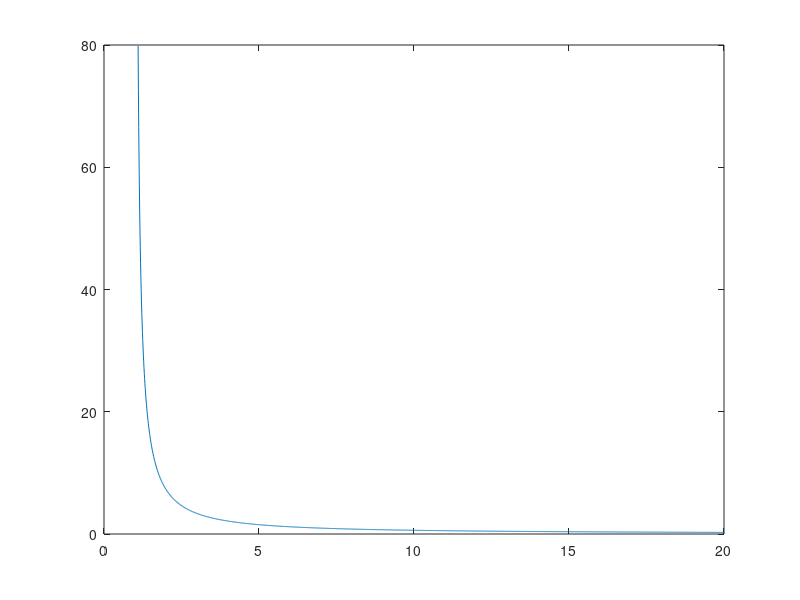

Recreate this plot in MATLAB.
points = {{0.1, 0.236371}, {0.2, 0.223645}, {0.3, 0.211751}, {0.4, ...
  0.200628}, {0.5, 0.190218}, {0.6, 0.180467}, {0.7, 0.171328}, {0.8, ...
  0.162756}, {0.9, 0.154711}, {1., 0.147155}, {1.1, 0.140053}, {1.2, ...
  0.133375}, {1.3, 0.127091}, {1.4, 0.121174}, {1.5, 0.115599}, {1.6, ...
  0.110344}, {1.7, 0.105388}, {1.8, 0.10071}, {1.9, 0.0962923}, {2., ...
  0.0921186}, {2.1, 0.0881731}, {2.2, 0.0844412}, {2.3, ...
  0.0809096}, {2.4, 0.0775658}, {2.5, 0.0743981}, {2.6, ...
  0.0713957}, {2.7, 0.0685486}, {2.8, 0.0658474}, {2.9, ...
  0.0632834}, {3., 0.0608484}, {3.1, 0.0585347}, {3.2, ...
  0.0563354}, {3.3, 0.0542437}, {3.4, 0.0522535}, {3.5, ...
  0.0503589}, {3.6, 0.0485546}, {3.7, 0.0468353}, {3.8, ...
  0.0451965}, {3.9, 0.0436336}, {4., 0.0421424}, {4.1, ...
  0.0407191}, {4.2, 0.0393599}, {4.3, 0.0380613}, {4.4, ...
  0.0368202}, {4.5, 0.0356335}, {4.6, 0.0344984}, {4.7, ...
  0.0334121}, {4.8, 0.032372}, {4.9, 0.0313759}, {5., ...
  0.0304215}, {5.1, 0.0295066}, {5.2, 0.0286293}, {5.3, ...
  0.0277877}, {5.4, 0.0269801}, {5.5, 0.0262046}, {5.6, ...
  0.0254599}, {5.7, 0.0247443}, {5.8, 0.0240566}, {5.9, ...
  0.0233953}, {6., 0.0227592}, {6.1, 0.0221471}, {6.2, ...
  0.021558}, {6.3, 0.0209907}, {6.4, 0.0204442}, {6.5, ...
  0.0199176}, {6.6, 0.01941}, {6.7, 0.0189206}, {6.8, ...
  0.0184485}, {6.9, 0.017993}, {7., 0.0175533}, {7.1, ...
  0.0171287}, {7.2, 0.0167187}, {7.3, 0.0163225}, {7.4, ...
  0.0159396}, {7.5, 0.0155695}, {7.6, 0.0152115}, {7.7, ...
  0.0148653}, {7.8, 0.0145302}, {7.9, 0.0142059}, {8., ...
  0.0138919}, {8.1, 0.0135878}, {8.2, 0.0132933}, {8.3, ...
  0.0130078}, {8.4, 0.0127311}, {8.5, 0.0124628}, {8.6, ...
  0.0122027}, {8.7, 0.0119503}, {8.8, 0.0117054}, {8.9, ...
  0.0114678}, {9., 0.011237}, {9.1, 0.011013}, {9.2, 0.0107954}, {9.3,...
   0.0105839}, {9.4, 0.0103785}, {9.5, 0.0101788}, {9.6, ...
  0.00998463}, {9.7, 0.00979582}, {9.8, 0.00961218}, {9.9, ...
  0.00943353}, {10., 0.00925967}};




alpha = zeros(length(points),1) ; 
fisherinfo = alpha ;
for i=1:length(points)
alpha(i) = points{i}{1};
fisherinfo(i) = points{i}{2};
end
alphaI = [0.2:.001:10]';
fisherinfoI = interp1(alpha,fisherinfo,alphaI,'linear','extrap');


j=1;
deltavec2 = 1.1:.01:20;

min_alphas_unreg = zeros(size(deltavec2));
for delta = deltavec2
[~,alpha_opt_ind] = min(abs((alphaI.^2).*fisherinfoI - 1/delta)) ; 
min_alphas_unreg(j) = alphaI(alpha_opt_ind);
j=j+1;
end
plot (deltavec2,(min_alphas_unreg).^2);
hold on
